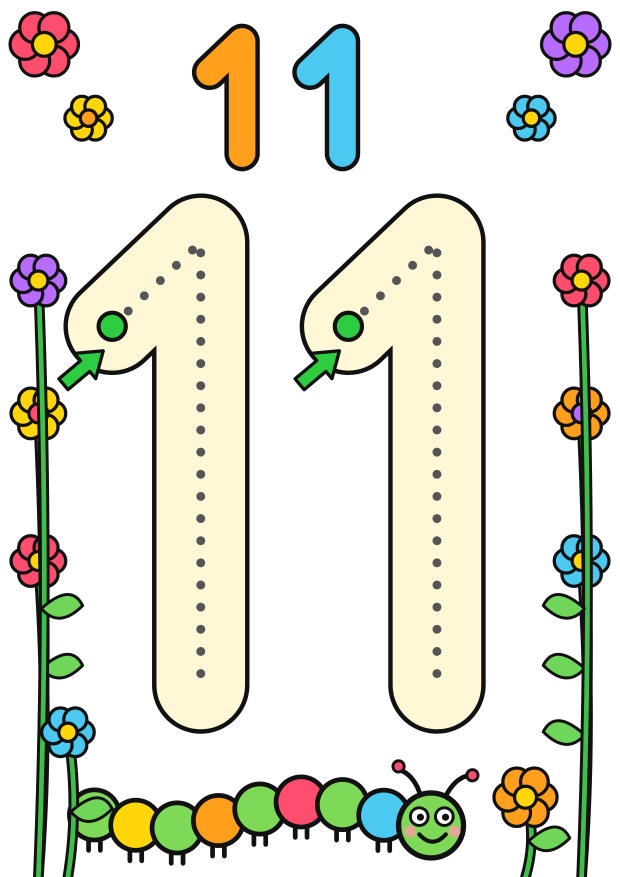
#> input picture worksheets/png/01-trace-the-number-11.png, 2480 x 3508 px, found by its file name (shown at 1/4 size)
$ python make_worksheets.py
#> lines starting #> are read from the running program, lines starting #| are printed output that depends on the picture
#!/usr/bin/env python3
"""Draws the 10 "number 11" A4 kids' worksheets as SVG, then renders PNGs.

Units are millimetres (viewBox 0 0 210 297). PNGs are 2480x3508 (A4 at 300 dpi).
Page 1 is the existing ../worksheet/worksheet.svg and is copied as-is.

Usage: make_worksheets.py OUT_DIR   (renders all pages in parallel)
"""
import math
import os
import shutil
import subprocess
import sys
from concurrent.futures import ThreadPoolExecutor

HERE = os.path.dirname(os.path.abspath(__file__))
INK = "#111"
OW = 1.4  # outline width
FONT = "Inter, 'DejaVu Sans', sans-serif"
PAL = ["#ff4d6d", "#ff9f1c", "#ffd60a", "#6fd65a", "#4cc9f0", "#b66dff"]


# ---------- basic pieces ----------
def f(x):
    return f"{x:.2f}"


def P(d, fill="none", stroke=INK, sw=OW, extra=""):
    return (f'<path d="{d}" fill="{fill}" stroke="{stroke}" stroke-width="{f(sw)}" '
            f'stroke-linecap="round" stroke-linejoin="round" {extra}/>')


def C(cx, cy, r, fill="#fff", sw=OW, stroke=INK, extra=""):
    return (f'<circle cx="{f(cx)}" cy="{f(cy)}" r="{f(r)}" fill="{fill}" '
            f'stroke="{stroke}" stroke-width="{f(sw)}" {extra}/>')


def E(cx, cy, rx, ry, fill="#fff", sw=OW, rot=0, stroke=INK):
    t = f' transform="rotate({rot} {f(cx)} {f(cy)})"' if rot else ""
    return (f'<ellipse cx="{f(cx)}" cy="{f(cy)}" rx="{f(rx)}" ry="{f(ry)}" fill="{fill}" '
            f'stroke="{stroke}" stroke-width="{f(sw)}"{t}/>')


def R(x, y, w, h, rx=0, fill="#fff", sw=OW, stroke=INK, extra=""):
    return (f'<rect x="{f(x)}" y="{f(y)}" width="{f(w)}" height="{f(h)}" rx="{f(rx)}" '
            f'fill="{fill}" stroke="{stroke}" stroke-width="{f(sw)}" {extra}/>')


def poly(pts, fill="#fff", sw=OW):
    p = " ".join(f"{f(x)},{f(y)}" for x, y in pts)
    return (f'<polygon points="{p}" fill="{fill}" stroke="{INK}" stroke-width="{f(sw)}" '
            f'stroke-linejoin="round"/>')


def line(x0, y0, x1, y1, sw=0.9, stroke=INK):
    return (f'<line x1="{f(x0)}" y1="{f(y0)}" x2="{f(x1)}" y2="{f(y1)}" stroke="{stroke}" '
            f'stroke-width="{f(sw)}" stroke-linecap="round"/>')


def blob(items, fill, sw=OW):
    """Several overlapping shapes drawn as ONE outlined silhouette."""
    def one(it, fl, stroke_w, stroke):
        k = it[0]
        s = f'fill="{fl}" stroke="{stroke}" stroke-width="{f(stroke_w)}" stroke-linejoin="round"'
        if k == "c":
            return f'<circle cx="{f(it[1])}" cy="{f(it[2])}" r="{f(it[3])}" {s}/>'
        if k == "e":
            return f'<ellipse cx="{f(it[1])}" cy="{f(it[2])}" rx="{f(it[3])}" ry="{f(it[4])}" {s}/>'
        return (f'<rect x="{f(it[1])}" y="{f(it[2])}" width="{f(it[3])}" height="{f(it[4])}" '
                f'rx="{f(it[5])}" {s}/>')
    back = "".join(one(i, INK, 2 * sw, INK) for i in items)
    front = "".join(one(i, fill, 0, "none") for i in items)
    return back + front


def stroke_shape(d, w, fill, ow=1.5, dash=None):
    """A thick rounded stroke with an outline (used for the number 1)."""
    s = P(d, "none", INK, w + 2 * ow) + P(d, "none", fill, w)
    if dash:
        s += P(d, "none", "#555", 3, f'stroke-dasharray="0 {dash}"')
    return s


# ---------- numbers ----------
def one_glyph(ax, ay, H, w, fill, ow=1.5):
    """Number 1: apex (ax, ay) of the centre line, height H, stroke width w."""
    d = f"M{f(ax - 0.2 * H)},{f(ay + 0.19 * H)} L{f(ax)},{f(ay)} L{f(ax)},{f(ay + H)}"
    return stroke_shape(d, w, fill, ow)


def txt(s, x, y, size, fill=INK, stroke=None, sw=2.8, weight=800):
    st = (f' stroke="{stroke}" stroke-width="{sw}" stroke-linejoin="round" paint-order="stroke"'
          if stroke else "")
    return (f'<text x="{f(x)}" y="{f(y)}" font-family="{FONT}" font-weight="{weight}" '
            f'font-size="{f(size)}" text-anchor="middle" dominant-baseline="central" '
            f'fill="{fill}"{st}>{s}</text>')


def number(s, cx, cy, h, fills=None):
    """Bubbly number string of cap-height h centred on (cx, cy)."""
    fills = fills or ["#ff9f1c", "#4cc9f0"]
    w = 0.2 * h
    H = h - w
    adv = []
    for ch in s:
        adv.append(0.2 * H + w if ch == "1" else 0.78 * h)
    gap = 0.16 * h
    total = sum(adv) + gap * (len(s) - 1)
    x = cx - total / 2
    out = []
    for i, ch in enumerate(s):
        a = adv[i]
        col = fills[i % len(fills)]
        if ch == "1":
            out.append(one_glyph(x + 0.2 * H + w / 2, cy - h / 2 + w / 2, H, w, col, ow=h * 0.04 + 0.5))
        else:
            out.append(txt(ch, x + a / 2, cy + h * 0.04, h * 1.38, col, INK, 2.2 + h * 0.03))
        x += a + gap
    return "".join(out)


# ---------- scenery ----------
def star(cx, cy, r, fill="#ffd60a", sw=OW):
    pts = []
    for i in range(10):
        a = -math.pi / 2 + i * math.pi / 5
        rr = r if i % 2 == 0 else r * 0.48
        pts.append((cx + rr * math.cos(a), cy + rr * math.sin(a)))
    return poly(pts, fill, sw)


def cloud(cx, cy, s, fill="#fff"):
    items = [("c", cx - 0.9 * s, cy + 0.1 * s, 0.6 * s), ("c", cx - 0.1 * s, cy - 0.25 * s, 0.8 * s),
             ("c", cx + 0.85 * s, cy + 0.05 * s, 0.62 * s), ("r", cx - 1.3 * s, cy + 0.1 * s, 2.6 * s, 0.6 * s, 0.3 * s)]
    return blob(items, fill)


def sun(cx, cy, r):
    s = ""
    for i in range(12):
        a = i * math.pi / 6
        x0, y0 = cx + 1.25 * r * math.cos(a), cy + 1.25 * r * math.sin(a)
        x1, y1 = cx + 1.7 * r * math.cos(a), cy + 1.7 * r * math.sin(a)
        s += line(x0, y0, x1, y1, 2.4 + 0.0, INK)
        s += line(x0, y0, x1, y1, 1.0, "#ffd60a")
    s += C(cx, cy, r, "#ffd60a", 1.6)
    s += C(cx - 0.35 * r, cy - 0.15 * r, 0.1 * r, INK, 0) + C(cx + 0.35 * r, cy - 0.15 * r, 0.1 * r, INK, 0)
    s += P(f"M{f(cx - 0.4 * r)},{f(cy + 0.2 * r)} Q{f(cx)},{f(cy + 0.6 * r)} {f(cx + 0.4 * r)},{f(cy + 0.2 * r)}", "none", INK, 1.0)
    s += C(cx - 0.6 * r, cy + 0.2 * r, 0.14 * r, "#ffab91", 0) + C(cx + 0.6 * r, cy + 0.2 * r, 0.14 * r, "#ffab91", 0)
    return s


def flower(cx, cy, s, col, cc="#ffd60a"):
    out = ""
    for i in range(6):
        a = i * math.pi / 3
        out += C(cx + s * math.cos(a), cy + s * math.sin(a), 0.78 * s, col, 1.1)
    return out + C(cx, cy, 0.62 * s, cc, 1.1)


def leaf(x, y, rot=0, L=10, fill="#6fd65a"):
    return (f'<g transform="translate({f(x)},{f(y)}) rotate({rot})">'
            + P(f"M0,0 q{f(L * .55)},{f(-L * .6)} {f(L)},{f(-L * .08)} q{f(-L * .6)},{f(L * .55)} {f(-L)},{f(L * .08)}z",
                fill, "#111", 1.0) + "</g>")


def stem_flower(x, y_top, y_bot, s, col, lean=0):
    d = f"M{f(x)},{f(y_bot)} Q{f(x + lean)},{f((y_top + y_bot) / 2)} {f(x)},{f(y_top)}"
    out = P(d, "none", INK, 3.6) + P(d, "none", "#3fbf4a", 1.6)
    out += leaf(x, y_top + (y_bot - y_top) * 0.62, -20, s * 2.2) + leaf(x, y_top + (y_bot - y_top) * 0.78, 200, s * 2.2)
    return out + flower(x, y_top, s, col)


# [18 lines left out: functions bee, butterfly, not called in this run]


def duck(cx, cy, s):
    g = blob([("e", cx, cy + 0.2 * s, 1.0 * s, 0.7 * s), ("c", cx + 0.6 * s, cy - 0.55 * s, 0.52 * s)], "#ffd60a", 1.1)
    g += P(f"M{f(cx - 0.95 * s)},{f(cy + 0.05 * s)} l{f(-0.4 * s)},{f(-0.35 * s)} l{f(0.1 * s)},{f(0.6 * s)}z", "#ffd60a", INK, 1.0)
    g += E(cx + 1.12 * s, cy - 0.5 * s, 0.3 * s, 0.16 * s, "#ff9f1c", 0.9)
    g += C(cx + 0.7 * s, cy - 0.7 * s, 0.09 * s, INK, 0)
    g += P(f"M{f(cx - 0.4 * s)},{f(cy + 0.15 * s)} q{f(0.4 * s)},{f(0.5 * s)} {f(0.85 * s)},{f(-0.1 * s)}", "#ffe66d", INK, 0.9)
    return g


def balloon(cx, cy, w, h, fill="#fff", sw=OW, shine=True):
    x0, x1 = cx - w / 2, cx + w / 2
    top, bot = cy - h / 2, cy + h / 2
    d = (f"M{f(cx)},{f(bot)} C{f(cx - w * .62)},{f(cy + h * .22)} {f(x0 - w * .12)},{f(top)} {f(cx)},{f(top)} "
         f"C{f(x1 + w * .12)},{f(top)} {f(cx + w * .62)},{f(cy + h * .22)} {f(cx)},{f(bot)}Z")
    g = P(d, fill, INK, sw)
    g += poly([(cx, bot - 0.6), (cx - w * .09, bot + w * .1), (cx + w * .09, bot + w * .1)], fill, 1.0)
    if shine:
        g += P(f"M{f(cx - w * .27)},{f(cy - h * .12)} q{f(w * .03)},{f(-h * .2)} {f(w * .2)},{f(-h * .27)}", "none", "#fff", 1.4,
               'opacity=".85"') if fill != "#fff" else ""
    return g


def string(x0, y0, x1, y1, wig=4):
    dy = y1 - y0
    d = (f"M{f(x0)},{f(y0)} C{f(x0 + wig)},{f(y0 + dy * .3)} {f(x1 - wig)},{f(y0 + dy * .6)} "
         f"{f((x0 + x1) / 2)},{f(y0 + dy * .72)} S{f(x1 + wig * .5)},{f(y1 - 4)} {f(x1)},{f(y1)}")
    return P(d, "none", INK, 0.8)


def rainbow(cx, cy, r, bw=3.4, cols=None):
    cols = cols or ["#ff4d6d", "#ff9f1c", "#ffd60a", "#6fd65a", "#4cc9f0", "#b66dff"]
    n = len(cols)
    g = ""
    d = lambda rr: f"M{f(cx - rr)},{f(cy)} A{f(rr)},{f(rr)} 0 0 1 {f(cx + rr)},{f(cy)}"
    g += (f'<path d="{d(r - bw * (n - 1) / 2)}" fill="none" stroke="{INK}" stroke-width="{f(bw * n + 2.4)}"/>')
    for i, c in enumerate(cols):
        g += (f'<path d="{d(r - i * bw)}" fill="none" stroke="{c}" stroke-width="{f(bw)}"/>')
    return g


def grass_hill(path, fill="#7bd77a"):
    return P(path, fill, INK, 1.6)


def tufts(xs, y, fill="#3fbf4a"):
    g = ""
    for x in xs:
        g += P(f"M{x - 3},{y} l2,-7 l1.2,5 l1.8,-8 l1.4,8 l1.6,-5 l1.6,7", "none", "#2e9e3a", 1.3)
    return g


def lilypad(cx, cy, r, flower_col=None):
    a1, a2 = -0.5, 0.5
    x1, y1 = cx + r * math.cos(a1), cy + r * math.sin(a1) * 0.6
    d = f"M{f(cx)},{f(cy)} L{f(cx + r * 1.0)},{f(cy - r * .22)} A{f(r)},{f(r * .6)} 0 1 1 {f(cx + r * 1.0)},{f(cy + r * .22)}Z"
    g = P(d, "#6fd65a", INK, 1.2)
    if flower_col:
        g += flower(cx - r * .2, cy - r * .1, r * .28, flower_col)
    return g


def cattail(x, y_top, y_bot):
    d = f"M{f(x)},{f(y_bot)} Q{f(x + 2)},{f((y_top + y_bot) / 2)} {f(x)},{f(y_top)}"
    return P(d, "none", INK, 3.0) + P(d, "none", "#3fbf4a", 1.2) + R(x - 2.6, y_top - 12, 5.2, 14, 2.6, "#a0693e", 1.1)


# ---------- page wrapper ----------
def page(body, bg="#fff"):
    return ('<svg xmlns="http://www.w3.org/2000/svg" width="210mm" height="297mm" viewBox="0 0 210 297">'
            f'<rect width="210" height="297" fill="{bg}"/>' + body + "</svg>")


# ---------- the pages ----------
def page2():
    """Huge outlined 11 to colour in."""
    g = ""
    g += cloud(36, 18, 8) + cloud(176, 18, 8) + star(105, 18, 11, "#fff")
    g += balloon(36, 172, 26, 34) + string(36, 189, 36, 214, 3)
    g += star(125, 160, 10, "#fff") + star(200, 98, 7, "#fff") + star(14, 100, 7, "#fff")
    g += balloon(124, 204, 24, 31) + string(124, 220, 124, 236, 3)
    g += balloon(50, 270, 22, 28) + balloon(105, 272, 22, 28) + balloon(160, 270, 22, 28)
    g += cloud(28, 244, 6) + cloud(182, 244, 6)
    H, w = 150, 34
    for ax in (80, 170):
        d = f"M{f(ax - 0.2 * H)},{f(60 + 0.19 * H)} L{f(ax)},60 L{f(ax)},{f(60 + H)}"
        g += P(d, "none", INK, w + 6) + P(d, "none", "#fff", w)
    return page(g)


def page3():
    """Count the apples: exactly 11."""
    g = ""
    g += sun(172, 30, 14)
    # trunk
    g += P("M92,140 L96,215 L114,215 L118,140Z", "#b5763a", INK, 1.6)
    g += P("M100,160 q3,10 0,18", "none", "#8a5426", 1.2) + P("M110,185 q-3,8 0,16", "none", "#8a5426", 1.2)
    # canopy
    can = [("c", 105, 105, 40), ("c", 68, 118, 31), ("c", 142, 118, 31), ("c", 85, 82, 30), ("c", 125, 82, 30),
           ("c", 50, 100, 22), ("c", 160, 100, 22)]
    g += blob(can, "#5ccf5f", 1.6)
    g += grass_hill("M0,218 Q105,184 210,218 V297 H0Z")
    g += tufts([20, 48, 160, 190], 232) + tufts([75, 140], 285)
    for x, y in [(70, 105), (105, 74), (140, 105), (85, 137), (125, 137), (105, 113), (52, 128), (158, 128)]:
        g += apple(x, y, 7.4)
    for x, y in [(55, 248), (105, 266), (155, 248)]:
        g += apple(x, y, 8.2)
    g += stem_flower(22, 262, 292, 4, "#ff4d6d") + stem_flower(190, 268, 294, 4, "#b66dff")
    # big 11 in a circle at the top
    g += C(36, 34, 24, "#fff7d6", 2.2) + number("11", 36, 34, 25)
    return page(g)


def apple(cx, cy, r):
    g = blob([("c", cx - 0.3 * r, cy + 0.08 * r, 0.76 * r), ("c", cx + 0.3 * r, cy + 0.08 * r, 0.76 * r)], "#ff3b4f", 1.2)
    g += P(f"M{f(cx)},{f(cy - 0.7 * r)} q{f(0.05 * r)},{f(-0.5 * r)} {f(0.25 * r)},{f(-0.75 * r)}", "none", "#6b3f1d", 1.3)
    g += leaf(cx + 0.1 * r, cy - 0.85 * r, -25, r * 0.9)
    g += P(f"M{f(cx - 0.62 * r)},{f(cy - 0.1 * r)} q{f(0.02 * r)},{f(-0.35 * r)} {f(0.3 * r)},{f(-0.4 * r)}", "none", "#fff", 1.1, 'opacity=".85"')
    return g


def page4():
    """Find and circle the number 11."""
    nums = [3, 7, 11, 5, 11, 2, 9, 11, 4, 8, 6, 1]
    cols = ["#ff4d6d", "#ffd60a", "#4cc9f0", "#6fd65a", "#ff9f1c", "#b66dff"]
    g = ""
    for i, n in enumerate(nums):
        r, c = divmod(i, 3)
        cx, cy = 38 + c * 67 + (r % 2) * 0, 42 + r * 68
        col = cols[(i * 5 + r) % 6]
        g += string(cx, cy + 24, cx + 2, cy + 36, 2)
        g += balloon(cx, cy, 40, 48, col, 1.6)
        g += number(str(n), cx, cy - 1, 20, ["#fff", "#fff"])
    return page(g)


def page5():
    """Dot-to-dot 1..11 making a fish."""
    pts = [(28, 160), (58, 122), (105, 108), (146, 132), (180, 108), (166, 160),
           (180, 212), (146, 188), (110, 214), (70, 203), (40, 188)]
    g = ""
    # waves top and bottom
    for y in (14, 24):
        g += P("M0," + str(y) + " " + " ".join(f"q6,-6 12,0 t12,0" for _ in range(1)) + " t12,0" * 16, "none", "#4cc9f0", 2.0)
    for y in (276, 286):
        g += P("M0," + str(y) + " q6,-6 12,0" + " t12,0" * 17, "none", "#4cc9f0", 2.0)
    # bubbles
    for x, y, r in [(18, 50, 6), (30, 76, 4), (14, 104, 7), (190, 52, 7), (182, 80, 4), (196, 104, 5),
                    (22, 232, 6), (14, 250, 4), (188, 238, 6), (196, 256, 4), (95, 58, 5), (116, 70, 3.5), (84, 78, 3)]:
        g += C(x, y, r, "#e6f7ff", 1.2) + C(x - r * .3, y - r * .3, r * .22, "#fff", 0)
    # seaweed & starfish
    g += P("M40,277 q-6,-10 0,-18 q6,-8 0,-16", "none", INK, 5) + P("M40,277 q-6,-10 0,-18 q6,-8 0,-16", "none", "#3fbf4a", 3)
    g += P("M170,277 q6,-10 0,-18 q-6,-8 0,-16", "none", INK, 5) + P("M170,277 q6,-10 0,-18 q-6,-8 0,-16", "none", "#3fbf4a", 3)
    g += star(105, 262, 11, "#ff9f1c")
    # hint of the fish: eye (inside the shape only)
    g += C(62, 148, 5.5, "#fff", 1.3) + C(63.5, 148, 2.4, INK, 0)
    for i, (x, y) in enumerate(pts, 1):
        g += C(x, y, 7.2, "#ffd60a", 1.5) + txt(str(i), x, y + 0.4, 8.4 if i < 10 else 7.2, INK, None, weight=800)
    return page(g)


def page6():
    """Match the number to the right group."""
    g = ""
    g += cattail(12, 200, 292) + cattail(20, 222, 294)
    g += lilypad(35, 262, 14, "#ff9ec7") + lilypad(170, 276, 12, "#fff") + lilypad(40, 40, 12, "#ff9ec7")
    g += E(40, 50, 0.1, 0.1, "none", 0)
    # big 11 in a circle
    g += C(45, 148, 34, "#fff7d6", 2.4) + number("11", 45, 148, 40)
    g += C(79, 148, 3.3, "#2ecc40", 1.2)
    boxes = [24, 108, 192]
    for by in boxes:
        g += R(98, by, 100, 72, 8, "#e6f7ff", 1.8)
        g += P(f"M106,{by + 66} q6,-4 12,0 t12,0 t12,0 t12,0", "none", "#bfe6f7", 1.4)
        g += C(98, by + 36, 3.3, "#2ecc40", 1.2)

    def ducks(by, spots):
        return "".join(duck(98 + x, by + y, 5.6) for x, y in spots)
    g += ducks(24, [(25, 38), (50, 38), (75, 38)])
    g += ducks(108, [(17, 17), (40, 17), (63, 17), (86, 17), (17, 38), (40, 38), (63, 38), (86, 38),
                     (28, 59), (51, 59), (74, 59)])
    g += ducks(192, [(25, 26), (50, 26), (75, 26), (25, 52), (50, 52), (75, 52)])
    return page(g)


def page7():
    """Dab 11 dots."""
    g = ""
    g += rainbow(182, 190, 22, 3.0) + cloud(160, 192, 5) + cloud(204, 194, 4.5)
    g += rainbow(32, 262, 22, 3.0) + cloud(14, 264, 5) + cloud(52, 267, 5)
    g += cloud(28, 70, 9) + cloud(170, 60, 8)
    g += star(190, 120, 6) + star(20, 150, 6) + star(190, 250, 6)
    pts = [(105 + 50 * math.sin(i * 0.9), 76 + i * 20.5) for i in range(11)]
    # soft guide line
    guide = "M" + " L".join(f"{f(x)},{f(y)}" for x, y in pts)
    g += P(guide, "none", "#ddd", 1.2, 'stroke-dasharray="1 3"')
    for i, (x, y) in enumerate(pts):
        g += C(x, y, 8.6, "#fff", 1.7, PAL[i % 6])
        g += C(x, y, 8.6, "none", 0.7)
    g += number("11", 105, 34, 34)
    return page(g)


# [78 lines left out: functions page8, page9, page10, not called in this run]


PAGES = [
    ("01-trace-the-number-11", None),
    ("02-color-the-big-number-11", page2),
    ("03-count-and-circle-11-apples", page3),
    ("04-find-and-circle-the-number-11", page4),
    ("05-dot-to-dot-1-to-11", page5),
    ("06-match-the-number-to-the-group", page6),
    ("07-dab-11-dots", page7),
    ("08-color-11-balloons", page8),
    ("09-make-11-with-two-sticks", page9),
    ("10-hidden-11-in-the-garden", page10),
]

CHROME = "/opt/pw-browsers/chromium-1194/chrome-linux/chrome"


def render(svg_path, png_path):
    html = svg_path[:-4] + ".html"
    with open(html, "w") as fh:
        fh.write('<html><body style="margin:0"><img src="file://%s" '
                 'style="width:2480px;height:3508px;display:block"></body></html>' % os.path.abspath(svg_path))
    prof = svg_path[:-4] + ".profile"
    subprocess.run([CHROME, "--headless", "--no-sandbox", "--disable-gpu", "--hide-scrollbars",
                    f"--user-data-dir={prof}", f"--screenshot={os.path.abspath(png_path)}",
                    "--window-size=2480,3800", "file://" + os.path.abspath(html)],
                   stdout=subprocess.DEVNULL, stderr=subprocess.DEVNULL, check=True, timeout=180)
    from PIL import Image
    im = Image.open(png_path)
    im.crop((0, 0, 2480, 3508)).save(png_path, optimize=True)
    os.remove(html)
    shutil.rmtree(prof, ignore_errors=True)


def build(name, fn, out):
    svg = os.path.join(out, name + ".svg")
    if fn is None:
        shutil.copy(os.path.join(HERE, "..", "worksheet", "worksheet.svg"), svg)
    else:
        with open(svg, "w") as fh:
            fh.write(fn())
    render(svg, os.path.join(out, name + ".png"))
    return name


if __name__ == "__main__":
    out = sys.argv[1] if len(sys.argv) > 1 else os.path.join(HERE, "out")
    os.makedirs(out, exist_ok=True)
    only = set(sys.argv[2:])
    todo = [(n, fn) for n, fn in PAGES if not only or n[:2] in only]
    with ThreadPoolExecutor(max_workers=5) as ex:
        for n in ex.map(lambda a: build(a[0], a[1], out), todo):
#> in render, im is the input picture: PIL image 2480x3508 RGB; mean R, G, B 225.2, 225.2, 212.6
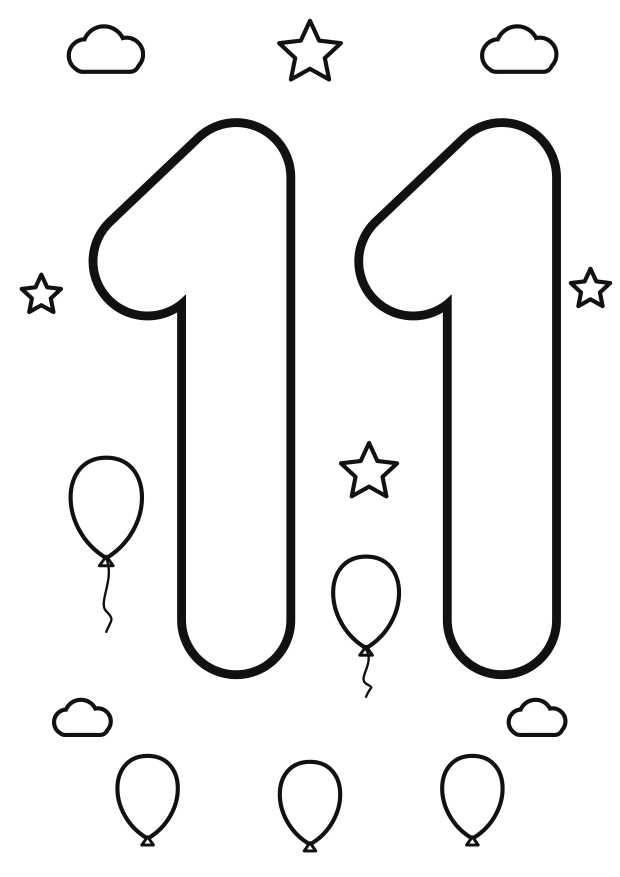
#> input picture worksheets/png/02-color-the-big-number-11.png, 2480 x 3508 px, found by its file name (shown at 1/4 size)
#> in render, im is the input picture: PIL image 2480x3508 RGB; min 16, max 255, mean 239.6
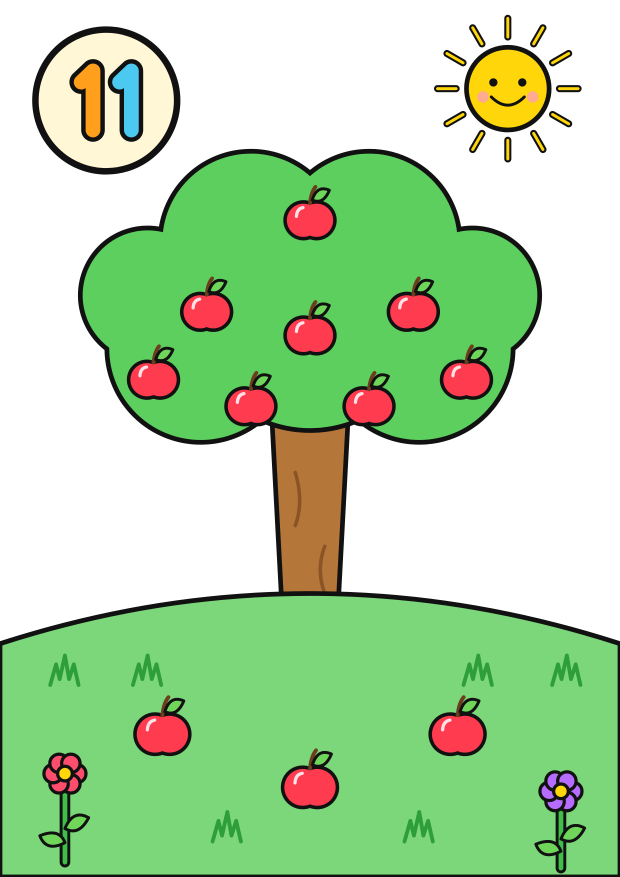
#> input picture worksheets/png/03-count-and-circle-11-apples.png, 2480 x 3508 px, found by its file name (shown at 1/4 size)
#> in render, im is the input picture: PIL image 2480x3508 RGB; mean R, G, B 177.5, 213.7, 167.3
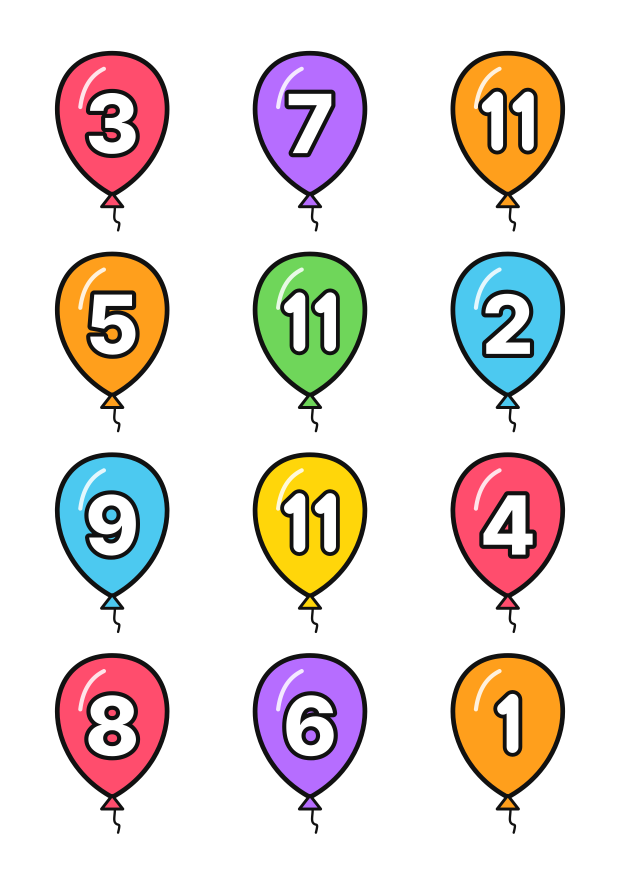
#> input picture worksheets/png/04-find-and-circle-the-number-11.png, 2480 x 3508 px, found by its file name (shown at 1/4 size)
#> in render, im is the input picture: PIL image 2480x3508 RGB; mean R, G, B 229.2, 219.5, 215.6
#> (the run stopped early here; a loop or call above may not have finished)
